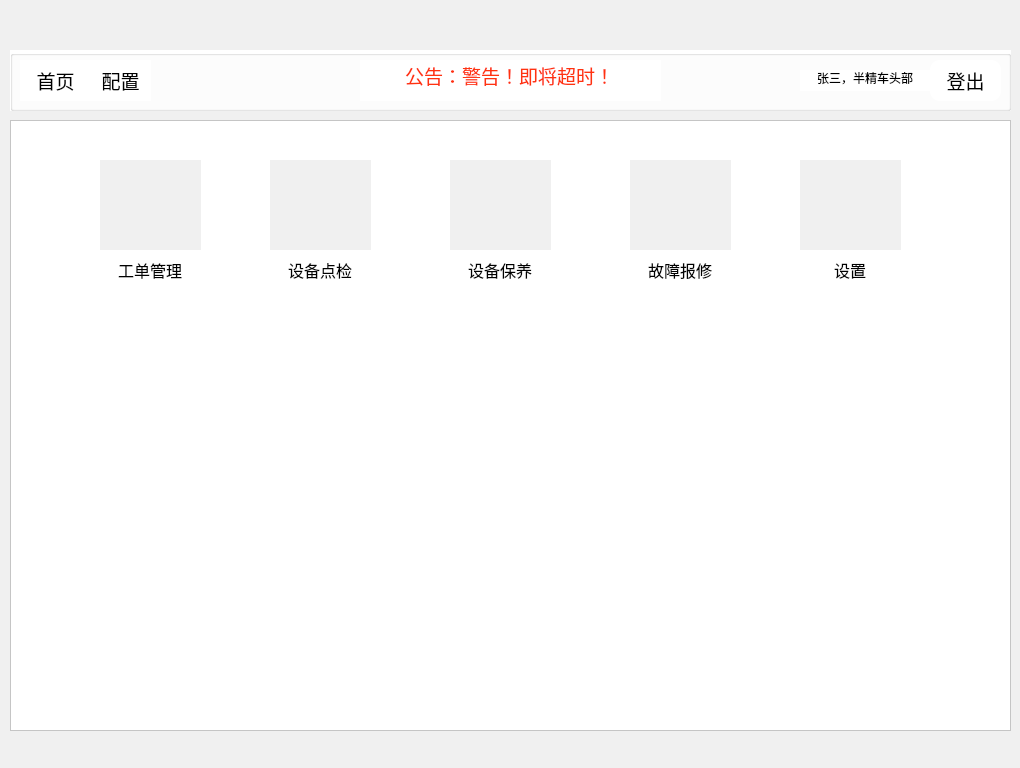
<?xml version="1.0" encoding="UTF-8"?>
<ui version="4.0">
 <class>fontpage</class>
 <widget class="QWidget" name="fontpage">
  <property name="geometry">
   <rect>
    <x>0</x>
    <y>0</y>
    <width>1020</width>
    <height>768</height>
   </rect>
  </property>
  <property name="windowTitle">
   <string>Form</string>
  </property>
  <property name="styleSheet">
   <string notr="true">background-color: #F0F0F0;</string>
  </property>
  <widget class="QLabel" name="label">
   <property name="geometry">
    <rect>
     <x>0</x>
     <y>0</y>
     <width>1021</width>
     <height>41</height>
    </rect>
   </property>
   <property name="styleSheet">
    <string notr="true">border-image: url(:/10.png);</string>
   </property>
   <property name="text">
    <string/>
   </property>
  </widget>
  <widget class="QLabel" name="label_4">
   <property name="geometry">
    <rect>
     <x>760</x>
     <y>0</y>
     <width>61</width>
     <height>41</height>
    </rect>
   </property>
   <property name="styleSheet">
    <string notr="true">border-image: url(:/login/3.png);</string>
   </property>
   <property name="text">
    <string/>
   </property>
  </widget>
  <widget class="QListView" name="listView">
   <property name="geometry">
    <rect>
     <x>10</x>
     <y>120</y>
     <width>1001</width>
     <height>611</height>
    </rect>
   </property>
   <property name="styleSheet">
    <string notr="true">background-color: white;</string>
   </property>
  </widget>
  <widget class="QLabel" name="label_5">
   <property name="geometry">
    <rect>
     <x>100</x>
     <y>160</y>
     <width>101</width>
     <height>91</height>
    </rect>
   </property>
   <property name="styleSheet">
    <string notr="true">border-image: url(:/fontpage/1.png);</string>
   </property>
   <property name="text">
    <string/>
   </property>
  </widget>
  <widget class="QLabel" name="label_6">
   <property name="geometry">
    <rect>
     <x>270</x>
     <y>160</y>
     <width>101</width>
     <height>91</height>
    </rect>
   </property>
   <property name="styleSheet">
    <string notr="true">border-image: url(:/fontpage/2.png);</string>
   </property>
   <property name="text">
    <string/>
   </property>
  </widget>
  <widget class="QLabel" name="label_7">
   <property name="geometry">
    <rect>
     <x>450</x>
     <y>160</y>
     <width>101</width>
     <height>91</height>
    </rect>
   </property>
   <property name="styleSheet">
    <string notr="true">border-image: url(:/fontpage/3.png);</string>
   </property>
   <property name="text">
    <string/>
   </property>
  </widget>
  <widget class="QLabel" name="label_8">
   <property name="geometry">
    <rect>
     <x>630</x>
     <y>160</y>
     <width>101</width>
     <height>91</height>
    </rect>
   </property>
   <property name="styleSheet">
    <string notr="true">border-image: url(:/fontpage/4.png);</string>
   </property>
   <property name="text">
    <string/>
   </property>
  </widget>
  <widget class="QLabel" name="label_9">
   <property name="geometry">
    <rect>
     <x>800</x>
     <y>160</y>
     <width>101</width>
     <height>91</height>
    </rect>
   </property>
   <property name="styleSheet">
    <string notr="true">border-image: url(:/fontpage/7.png);</string>
   </property>
   <property name="text">
    <string/>
   </property>
  </widget>
  <widget class="QLineEdit" name="lineEdit_53">
   <property name="geometry">
    <rect>
     <x>100</x>
     <y>250</y>
     <width>101</width>
     <height>41</height>
    </rect>
   </property>
   <property name="font">
    <font>
     <family>宋体</family>
     <pointsize>12</pointsize>
    </font>
   </property>
   <property name="styleSheet">
    <string notr="true">border:none;
text-align: left;
background-color: #FFFFFF;</string>
   </property>
   <property name="text">
    <string>工单管理</string>
   </property>
   <property name="cursorPosition">
    <number>4</number>
   </property>
   <property name="alignment">
    <set>Qt::AlignCenter</set>
   </property>
  </widget>
  <widget class="QLineEdit" name="lineEdit_54">
   <property name="geometry">
    <rect>
     <x>270</x>
     <y>250</y>
     <width>101</width>
     <height>41</height>
    </rect>
   </property>
   <property name="font">
    <font>
     <family>宋体</family>
     <pointsize>12</pointsize>
    </font>
   </property>
   <property name="styleSheet">
    <string notr="true">border:none;
text-align: left;
background-color: #FFFFFF;</string>
   </property>
   <property name="text">
    <string>设备点检</string>
   </property>
   <property name="cursorPosition">
    <number>4</number>
   </property>
   <property name="alignment">
    <set>Qt::AlignCenter</set>
   </property>
  </widget>
  <widget class="QLineEdit" name="lineEdit_55">
   <property name="geometry">
    <rect>
     <x>450</x>
     <y>250</y>
     <width>101</width>
     <height>41</height>
    </rect>
   </property>
   <property name="font">
    <font>
     <family>宋体</family>
     <pointsize>12</pointsize>
    </font>
   </property>
   <property name="styleSheet">
    <string notr="true">border:none;
text-align: left;
background-color: #FFFFFF;</string>
   </property>
   <property name="text">
    <string>设备保养</string>
   </property>
   <property name="cursorPosition">
    <number>4</number>
   </property>
   <property name="alignment">
    <set>Qt::AlignCenter</set>
   </property>
  </widget>
  <widget class="QLineEdit" name="lineEdit_56">
   <property name="geometry">
    <rect>
     <x>630</x>
     <y>250</y>
     <width>101</width>
     <height>41</height>
    </rect>
   </property>
   <property name="font">
    <font>
     <family>宋体</family>
     <pointsize>12</pointsize>
    </font>
   </property>
   <property name="styleSheet">
    <string notr="true">border:none;
text-align: left;
background-color: #FFFFFF;</string>
   </property>
   <property name="text">
    <string>故障报修</string>
   </property>
   <property name="cursorPosition">
    <number>4</number>
   </property>
   <property name="alignment">
    <set>Qt::AlignCenter</set>
   </property>
  </widget>
  <widget class="QLineEdit" name="lineEdit_57">
   <property name="geometry">
    <rect>
     <x>800</x>
     <y>250</y>
     <width>101</width>
     <height>41</height>
    </rect>
   </property>
   <property name="font">
    <font>
     <family>宋体</family>
     <pointsize>12</pointsize>
    </font>
   </property>
   <property name="styleSheet">
    <string notr="true">border:none;
text-align: left;
background-color: #FFFFFF;</string>
   </property>
   <property name="text">
    <string>设置</string>
   </property>
   <property name="cursorPosition">
    <number>2</number>
   </property>
   <property name="alignment">
    <set>Qt::AlignCenter</set>
   </property>
  </widget>
  <widget class="QGroupBox" name="groupBox_2">
   <property name="geometry">
    <rect>
     <x>10</x>
     <y>50</y>
     <width>1001</width>
     <height>61</height>
    </rect>
   </property>
   <property name="styleSheet">
    <string notr="true">background-color: #ffffff;</string>
   </property>
   <property name="title">
    <string/>
   </property>
   <widget class="QLineEdit" name="lineEdit_5">
    <property name="geometry">
     <rect>
      <x>350</x>
      <y>10</y>
      <width>301</width>
      <height>41</height>
     </rect>
    </property>
    <property name="font">
     <font>
      <family>Arial</family>
      <pointsize>14</pointsize>
     </font>
    </property>
    <property name="styleSheet">
     <string notr="true">color: rgb(255, 51, 15);
border:none</string>
    </property>
    <property name="text">
     <string>公告：警告！即将超时！</string>
    </property>
    <property name="cursorPosition">
     <number>11</number>
    </property>
    <property name="alignment">
     <set>Qt::AlignCenter</set>
    </property>
   </widget>
   <widget class="QPushButton" name="pushButton_24">
    <property name="geometry">
     <rect>
      <x>10</x>
      <y>10</y>
      <width>71</width>
      <height>41</height>
     </rect>
    </property>
    <property name="font">
     <font>
      <family>宋体</family>
      <pointsize>14</pointsize>
     </font>
    </property>
    <property name="styleSheet">
     <string notr="true">QPushButton#pushButton_24 {
border: none;
}

QPushButton#pushButton_24:hover {
background-color: rgb(240,240,240);
}</string>
    </property>
    <property name="text">
     <string>首页</string>
    </property>
   </widget>
   <widget class="QPushButton" name="pushButton_20">
    <property name="geometry">
     <rect>
      <x>80</x>
      <y>10</y>
      <width>61</width>
      <height>41</height>
     </rect>
    </property>
    <property name="font">
     <font>
      <family>宋体</family>
      <pointsize>14</pointsize>
     </font>
    </property>
    <property name="styleSheet">
     <string notr="true">QPushButton#pushButton_20 {
border: none;
background-color: #ffffff;
}

QPushButton#pushButton_20:hover {
background-color: rgb(240,240,240);
}</string>
    </property>
    <property name="text">
     <string>配置</string>
    </property>
   </widget>
   <widget class="QPushButton" name="pushButton_30">
    <property name="geometry">
     <rect>
      <x>920</x>
      <y>10</y>
      <width>71</width>
      <height>41</height>
     </rect>
    </property>
    <property name="font">
     <font>
      <family>宋体</family>
      <pointsize>14</pointsize>
     </font>
    </property>
    <property name="styleSheet">
     <string notr="true">QPushButton#pushButton_30 {
border-radius: 10px;
text-align: center;
}

QPushButton#pushButton_30:hover {
background-color: rgb(240,240,240);
}</string>
    </property>
    <property name="text">
     <string>登出</string>
    </property>
   </widget>
   <widget class="QLineEdit" name="lineEdit_7">
    <property name="geometry">
     <rect>
      <x>790</x>
      <y>20</y>
      <width>131</width>
      <height>21</height>
     </rect>
    </property>
    <property name="font">
     <font>
      <family>Arial</family>
      <pointsize>9</pointsize>
     </font>
    </property>
    <property name="styleSheet">
     <string notr="true">border:none;
background-color: #FFFFFF;</string>
    </property>
    <property name="text">
     <string>张三，半精车头部</string>
    </property>
    <property name="cursorPosition">
     <number>8</number>
    </property>
    <property name="alignment">
     <set>Qt::AlignCenter</set>
    </property>
   </widget>
  </widget>
 </widget>
 <resources/>
 <connections/>
</ui>
